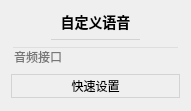
           <widget class="QWidget" name="voiceCustomSettingsCard" native="true">
            <property name="geometry">
             <rect>
              <x>550</x>
              <y>570</y>
              <width>191</width>
              <height>111</height>
             </rect>
            </property>
            <property name="styleSheet">
             <string notr="true">#voiceCustomSettingsCard
{
	background: #f7f7ff;
	border: none;
	border-radius: 5px;
}</string>
            </property>
            <layout class="QVBoxLayout" name="verticalLayout_59">
             <item>
              <widget class="QLabel" name="label_48">
               <property name="sizePolicy">
                <sizepolicy hsizetype="Preferred" vsizetype="Fixed">
                 <horstretch>0</horstretch>
                 <verstretch>0</verstretch>
                </sizepolicy>
               </property>
               <property name="styleSheet">
                <string notr="true">font-size: 14px;
font-weight: 500;</string>
               </property>
               <property name="text">
                <string>自定义语音</string>
               </property>
               <property name="alignment">
                <set>Qt::AlignCenter</set>
               </property>
              </widget>
             </item>
             <item>
              <widget class="QWidget" name="widget_32" native="true">
               <property name="minimumSize">
                <size>
                 <width>0</width>
                 <height>1</height>
                </size>
               </property>
               <property name="maximumSize">
                <size>
                 <width>16777215</width>
                 <height>1</height>
                </size>
               </property>
               <property name="styleSheet">
                <string notr="true">background: lightgray;
margin: 40px;</string>
               </property>
              </widget>
             </item>
             <item>
              <layout class="QHBoxLayout" name="horizontalLayout_9">
               <item>
                <widget class="QLineEdit" name="voiceCustomUrlEdit">
                 <property name="toolTip">
                  <string>&lt;html&gt;&lt;head/&gt;&lt;body&gt;&lt;p&gt;使用“%text%”替换要朗读的文字，“%url_text%”替换为url编码的文字&lt;/p&gt;&lt;p&gt;只支持直接生成并下载音频文件的API&lt;/p&gt;&lt;p&gt;例如：http://120.24.87.124/cgi-bin/ekho2.pl?cmd=SPEAK&amp;amp;voice=EkhoMandarin&amp;amp;speedDelta=0&amp;amp;pitchDelta=0&amp;amp;volumeDelta=0&amp;amp;text=%1&lt;/p&gt;&lt;/body&gt;&lt;/html&gt;</string>
                 </property>
                 <property name="styleSheet">
                  <string notr="true">QLineEdit
{
	background: transparent;
}</string>
                 </property>
                 <property name="placeholderText">
                  <string>音频接口</string>
                 </property>
                </widget>
               </item>
              </layout>
             </item>
             <item>
              <layout class="QHBoxLayout" name="horizontalLayout_67">
               <item>
                <widget class="QPushButton" name="setCustomVoiceButton">
                 <property name="cursor">
                  <cursorShape>PointingHandCursor</cursorShape>
                 </property>
                 <property name="styleSheet">
                  <string notr="true">QPushButton
{
	background: transparent;
	border: 1px solid lightgray;
	padding: 2px 8px 2px 8px;
}

QPushButton:hover
{
	background: #eeeeee;
}

QPushButton:pressed
{
	background: #cccccc;
}

</string>
                 </property>
                 <property name="text">
                  <string>快速设置</string>
                 </property>
                </widget>
               </item>
              </layout>
             </item>
            </layout>
           </widget>
